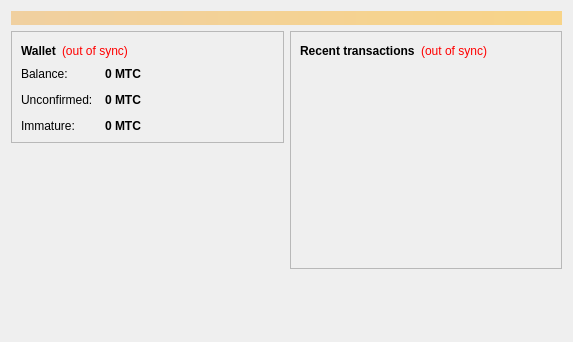
<?xml version="1.0" encoding="UTF-8"?>
<ui version="4.0">
 <class>OverviewPage</class>
 <widget class="QWidget" name="OverviewPage">
  <property name="geometry">
   <rect>
    <x>0</x>
    <y>0</y>
    <width>573</width>
    <height>342</height>
   </rect>
  </property>
  <property name="windowTitle">
   <string>Form</string>
  </property>
  <layout class="QVBoxLayout" name="topLayout">
   <item>
    <widget class="QLabel" name="labelAlerts">
     <property name="visible">
      <bool>false</bool>
     </property>
     <property name="styleSheet">
      <string notr="true">background-color: qlineargradient(x1: 0, y1: 0, x2: 1, y2: 0, stop:0 #F0D0A0, stop:1 #F8D488); color:#000000;</string>
     </property>
     <property name="wordWrap">
      <bool>true</bool>
     </property>
     <property name="margin">
      <number>3</number>
     </property>
    </widget>
   </item>
   <item>
    <layout class="QHBoxLayout" name="horizontalLayout" stretch="1,1">
     <item>
      <layout class="QVBoxLayout" name="verticalLayout_2">
       <item>
        <widget class="QFrame" name="frame">
         <property name="frameShape">
          <enum>QFrame::StyledPanel</enum>
         </property>
         <property name="frameShadow">
          <enum>QFrame::Raised</enum>
         </property>
         <layout class="QVBoxLayout" name="verticalLayout_4">
          <item>
           <layout class="QHBoxLayout" name="horizontalLayout_4">
            <item>
             <widget class="QLabel" name="label_5">
              <property name="font">
               <font>
                <weight>75</weight>
                <bold>true</bold>
               </font>
              </property>
              <property name="text">
               <string>Wallet</string>
              </property>
             </widget>
            </item>
            <item>
             <widget class="QLabel" name="labelWalletStatus">
              <property name="toolTip">
               <string>The displayed information may be out of date. Your wallet automatically synchronizes with the MTC network after a connection is established, but this process has not completed yet.</string>
              </property>
              <property name="styleSheet">
               <string notr="true">QLabel { color: red; }</string>
              </property>
              <property name="text">
               <string notr="true">(out of sync)</string>
              </property>
              <property name="alignment">
               <set>Qt::AlignLeading|Qt::AlignLeft|Qt::AlignVCenter</set>
              </property>
             </widget>
            </item>
            <item>
             <spacer name="horizontalSpacer_2">
              <property name="orientation">
               <enum>Qt::Horizontal</enum>
              </property>
              <property name="sizeHint" stdset="0">
               <size>
                <width>40</width>
                <height>20</height>
               </size>
              </property>
             </spacer>
            </item>
           </layout>
          </item>
          <item>
           <layout class="QFormLayout" name="formLayout_2">
            <property name="fieldGrowthPolicy">
             <enum>QFormLayout::AllNonFixedFieldsGrow</enum>
            </property>
            <property name="horizontalSpacing">
             <number>12</number>
            </property>
            <property name="verticalSpacing">
             <number>12</number>
            </property>
            <item row="0" column="0">
             <widget class="QLabel" name="label">
              <property name="text">
               <string>Balance:</string>
              </property>
             </widget>
            </item>
            <item row="0" column="1">
             <widget class="QLabel" name="labelBalance">
              <property name="font">
               <font>
                <weight>75</weight>
                <bold>true</bold>
               </font>
              </property>
              <property name="cursor">
               <cursorShape>IBeamCursor</cursorShape>
              </property>
              <property name="toolTip">
               <string>Your current balance</string>
              </property>
              <property name="text">
               <string notr="true">0 MTC</string>
              </property>
              <property name="textInteractionFlags">
               <set>Qt::LinksAccessibleByMouse|Qt::TextSelectableByKeyboard|Qt::TextSelectableByMouse</set>
              </property>
             </widget>
            </item>
            <item row="1" column="0">
             <widget class="QLabel" name="label_3">
              <property name="text">
               <string>Unconfirmed:</string>
              </property>
             </widget>
            </item>
            <item row="1" column="1">
             <widget class="QLabel" name="labelUnconfirmed">
              <property name="font">
               <font>
                <weight>75</weight>
                <bold>true</bold>
               </font>
              </property>
              <property name="cursor">
               <cursorShape>IBeamCursor</cursorShape>
              </property>
              <property name="toolTip">
               <string>Total of transactions that have yet to be confirmed, and do not yet count toward the current balance</string>
              </property>
              <property name="text">
               <string notr="true">0 MTC</string>
              </property>
              <property name="textInteractionFlags">
               <set>Qt::LinksAccessibleByMouse|Qt::TextSelectableByKeyboard|Qt::TextSelectableByMouse</set>
              </property>
             </widget>
            </item>
            <item row="2" column="0">
             <widget class="QLabel" name="labelImmatureText">
              <property name="text">
               <string>Immature:</string>
              </property>
             </widget>
            </item>
            <item row="2" column="1">
             <widget class="QLabel" name="labelImmature">
              <property name="font">
               <font>
                <weight>75</weight>
                <bold>true</bold>
               </font>
              </property>
              <property name="toolTip">
               <string>Mined balance that has not yet matured</string>
              </property>
              <property name="text">
               <string notr="true">0 MTC</string>
              </property>
              <property name="textInteractionFlags">
               <set>Qt::LinksAccessibleByMouse|Qt::TextSelectableByKeyboard|Qt::TextSelectableByMouse</set>
              </property>
             </widget>
            </item>
           </layout>
          </item>
         </layout>
        </widget>
       </item>
       <item>
        <spacer name="verticalSpacer">
         <property name="orientation">
          <enum>Qt::Vertical</enum>
         </property>
         <property name="sizeHint" stdset="0">
          <size>
           <width>20</width>
           <height>40</height>
          </size>
         </property>
        </spacer>
       </item>
      </layout>
     </item>
     <item>
      <layout class="QVBoxLayout" name="verticalLayout_3">
       <item>
        <widget class="QFrame" name="frame_2">
         <property name="frameShape">
          <enum>QFrame::StyledPanel</enum>
         </property>
         <property name="frameShadow">
          <enum>QFrame::Raised</enum>
         </property>
         <layout class="QVBoxLayout" name="verticalLayout">
          <item>
           <layout class="QHBoxLayout" name="horizontalLayout_2">
            <item>
             <widget class="QLabel" name="label_4">
              <property name="text">
               <string>&lt;b&gt;Recent transactions&lt;/b&gt;</string>
              </property>
             </widget>
            </item>
            <item>
             <widget class="QLabel" name="labelTransactionsStatus">
              <property name="toolTip">
               <string>The displayed information may be out of date. Your wallet automatically synchronizes with the MTC network after a connection is established, but this process has not completed yet.</string>
              </property>
              <property name="styleSheet">
               <string notr="true">QLabel { color: red; }</string>
              </property>
              <property name="text">
               <string notr="true">(out of sync)</string>
              </property>
              <property name="alignment">
               <set>Qt::AlignRight|Qt::AlignTrailing|Qt::AlignVCenter</set>
              </property>
             </widget>
            </item>
            <item>
             <spacer name="horizontalSpacer">
              <property name="orientation">
               <enum>Qt::Horizontal</enum>
              </property>
              <property name="sizeHint" stdset="0">
               <size>
                <width>40</width>
                <height>20</height>
               </size>
              </property>
             </spacer>
            </item>
           </layout>
          </item>
          <item>
           <widget class="QListView" name="listTransactions">
            <property name="styleSheet">
             <string notr="true">QListView { background: transparent; }</string>
            </property>
            <property name="frameShape">
             <enum>QFrame::NoFrame</enum>
            </property>
            <property name="verticalScrollBarPolicy">
             <enum>Qt::ScrollBarAlwaysOff</enum>
            </property>
            <property name="horizontalScrollBarPolicy">
             <enum>Qt::ScrollBarAlwaysOff</enum>
            </property>
            <property name="selectionMode">
             <enum>QAbstractItemView::NoSelection</enum>
            </property>
           </widget>
          </item>
         </layout>
        </widget>
       </item>
       <item>
        <spacer name="verticalSpacer_2">
         <property name="orientation">
          <enum>Qt::Vertical</enum>
         </property>
         <property name="sizeHint" stdset="0">
          <size>
           <width>20</width>
           <height>40</height>
          </size>
         </property>
        </spacer>
       </item>
      </layout>
     </item>
    </layout>
   </item>
  </layout>
 </widget>
 <resources/>
 <connections/>
</ui>
